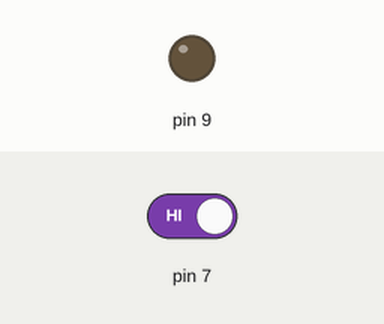
Simulated run of this sketch. Board: Arduino Uno, built with avr-gcc and run on an emulated ATmega328P. On the bench: output pins drawn as LEDs (lit = HIGH). The inputs (shaded band) are chosen by the test bench; at power-on: pin 7 HIGH.

Above: at 1.2 s.
1.3 s: pin 7 driven LOW
At 2.0 s:
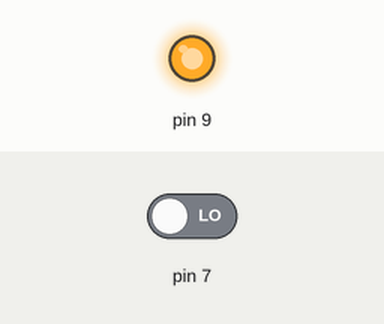
2.8 s: pin 7 driven HIGH
At 3.2 s:
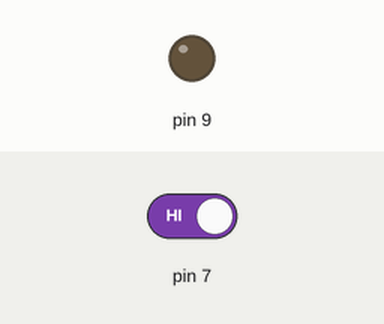
Timing chart, 0 to 5.8 s (numbered marks = the images above; inputs shaded):
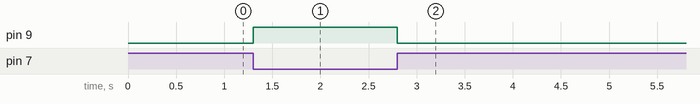

The sketch:

ring_osc.ino
```cpp
//Ring oscillator.  Jumper between pins 7 and 9.


void setup() {
 pinMode(7, INPUT);
 pinMode(9, OUTPUT);

}

void loop() {

  digitalWrite(9, !digitalRead(7));

}
```

Measured:
- after the input at 1.3 s, pin 9: LOW → HIGH at once
- after the input at 2.8 s, pin 9: HIGH → LOW at once
